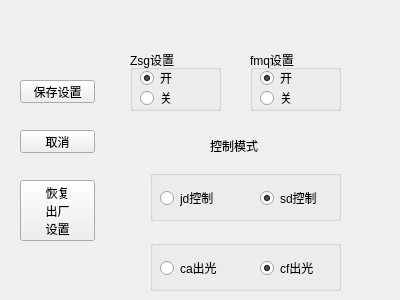
<?xml version="1.0" encoding="UTF-8"?>
<ui version="4.0">
 <class>ParameterSetting</class>
 <widget class="QWidget" name="ParameterSetting">
  <property name="geometry">
   <rect>
    <x>0</x>
    <y>0</y>
    <width>400</width>
    <height>300</height>
   </rect>
  </property>
  <property name="windowTitle">
   <string>Form</string>
  </property>
  <widget class="QPushButton" name="saveBtn">
   <property name="geometry">
    <rect>
     <x>20</x>
     <y>80</y>
     <width>75</width>
     <height>23</height>
    </rect>
   </property>
   <property name="text">
    <string>保存设置</string>
   </property>
  </widget>
  <widget class="QPushButton" name="cancelBtn">
   <property name="geometry">
    <rect>
     <x>20</x>
     <y>130</y>
     <width>75</width>
     <height>23</height>
    </rect>
   </property>
   <property name="text">
    <string>取消</string>
   </property>
  </widget>
  <widget class="QPushButton" name="reset">
   <property name="geometry">
    <rect>
     <x>20</x>
     <y>180</y>
     <width>75</width>
     <height>61</height>
    </rect>
   </property>
   <property name="layoutDirection">
    <enum>Qt::LeftToRight</enum>
   </property>
   <property name="text">
    <string>恢复
出厂
设置</string>
   </property>
  </widget>
  <widget class="QLabel" name="label_3">
   <property name="geometry">
    <rect>
     <x>210</x>
     <y>140</y>
     <width>54</width>
     <height>12</height>
    </rect>
   </property>
   <property name="text">
    <string>控制模式</string>
   </property>
  </widget>
  <widget class="QGroupBox" name="zsgSetting">
   <property name="geometry">
    <rect>
     <x>130</x>
     <y>50</y>
     <width>91</width>
     <height>61</height>
    </rect>
   </property>
   <property name="title">
    <string>Zsg设置</string>
   </property>
   <widget class="QRadioButton" name="openBtn">
    <property name="geometry">
     <rect>
      <x>10</x>
      <y>20</y>
      <width>89</width>
      <height>16</height>
     </rect>
    </property>
    <property name="text">
     <string>开</string>
    </property>
    <property name="checked">
     <bool>true</bool>
    </property>
   </widget>
   <widget class="QRadioButton" name="closeBtn">
    <property name="geometry">
     <rect>
      <x>10</x>
      <y>40</y>
      <width>89</width>
      <height>16</height>
     </rect>
    </property>
    <property name="text">
     <string>关</string>
    </property>
   </widget>
  </widget>
  <widget class="QGroupBox" name="fmqSetting">
   <property name="geometry">
    <rect>
     <x>250</x>
     <y>50</y>
     <width>91</width>
     <height>61</height>
    </rect>
   </property>
   <property name="title">
    <string>fmq设置</string>
   </property>
   <widget class="QRadioButton" name="openBtn_2">
    <property name="geometry">
     <rect>
      <x>10</x>
      <y>20</y>
      <width>89</width>
      <height>16</height>
     </rect>
    </property>
    <property name="text">
     <string>开</string>
    </property>
    <property name="checked">
     <bool>true</bool>
    </property>
   </widget>
   <widget class="QRadioButton" name="closeBtn_2">
    <property name="geometry">
     <rect>
      <x>10</x>
      <y>40</y>
      <width>89</width>
      <height>16</height>
     </rect>
    </property>
    <property name="text">
     <string>关</string>
    </property>
   </widget>
  </widget>
  <widget class="QGroupBox" name="controlGroup">
   <property name="geometry">
    <rect>
     <x>150</x>
     <y>170</y>
     <width>191</width>
     <height>51</height>
    </rect>
   </property>
   <property name="title">
    <string/>
   </property>
   <widget class="QRadioButton" name="jdControlBtn_2">
    <property name="geometry">
     <rect>
      <x>10</x>
      <y>20</y>
      <width>61</width>
      <height>16</height>
     </rect>
    </property>
    <property name="text">
     <string>jd控制</string>
    </property>
   </widget>
   <widget class="QRadioButton" name="sdControlBtn_2">
    <property name="geometry">
     <rect>
      <x>110</x>
      <y>20</y>
      <width>61</width>
      <height>16</height>
     </rect>
    </property>
    <property name="text">
     <string>sd控制</string>
    </property>
    <property name="checked">
     <bool>true</bool>
    </property>
   </widget>
  </widget>
  <widget class="QGroupBox" name="lightGroup">
   <property name="geometry">
    <rect>
     <x>150</x>
     <y>240</y>
     <width>191</width>
     <height>51</height>
    </rect>
   </property>
   <property name="title">
    <string/>
   </property>
   <widget class="QRadioButton" name="caLightBtn_2">
    <property name="geometry">
     <rect>
      <x>10</x>
      <y>20</y>
      <width>61</width>
      <height>16</height>
     </rect>
    </property>
    <property name="text">
     <string>ca出光</string>
    </property>
   </widget>
   <widget class="QRadioButton" name="cfLightBtn_2">
    <property name="geometry">
     <rect>
      <x>110</x>
      <y>20</y>
      <width>61</width>
      <height>16</height>
     </rect>
    </property>
    <property name="text">
     <string>cf出光</string>
    </property>
    <property name="checked">
     <bool>true</bool>
    </property>
   </widget>
  </widget>
 </widget>
 <resources/>
 <connections/>
</ui>
